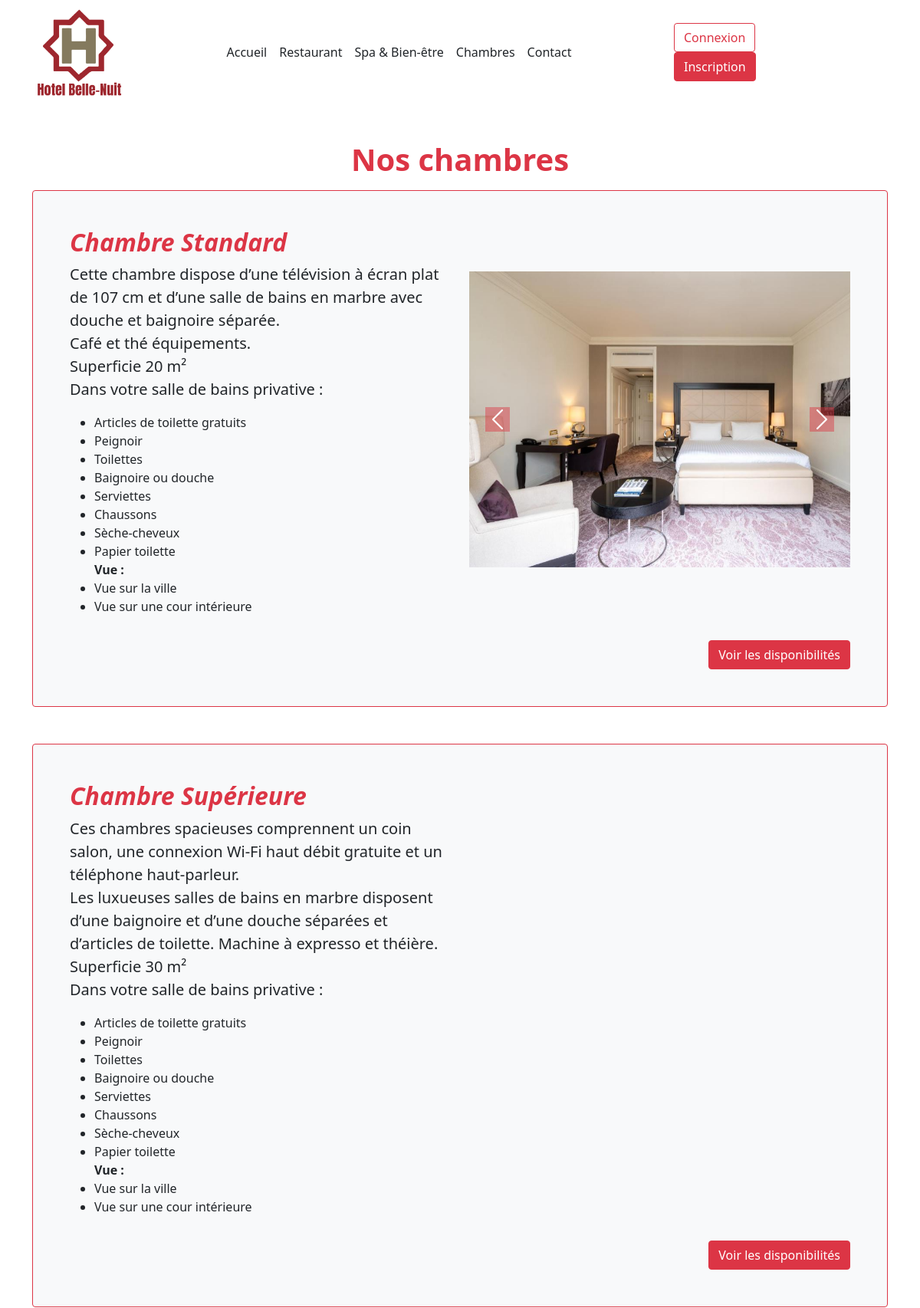
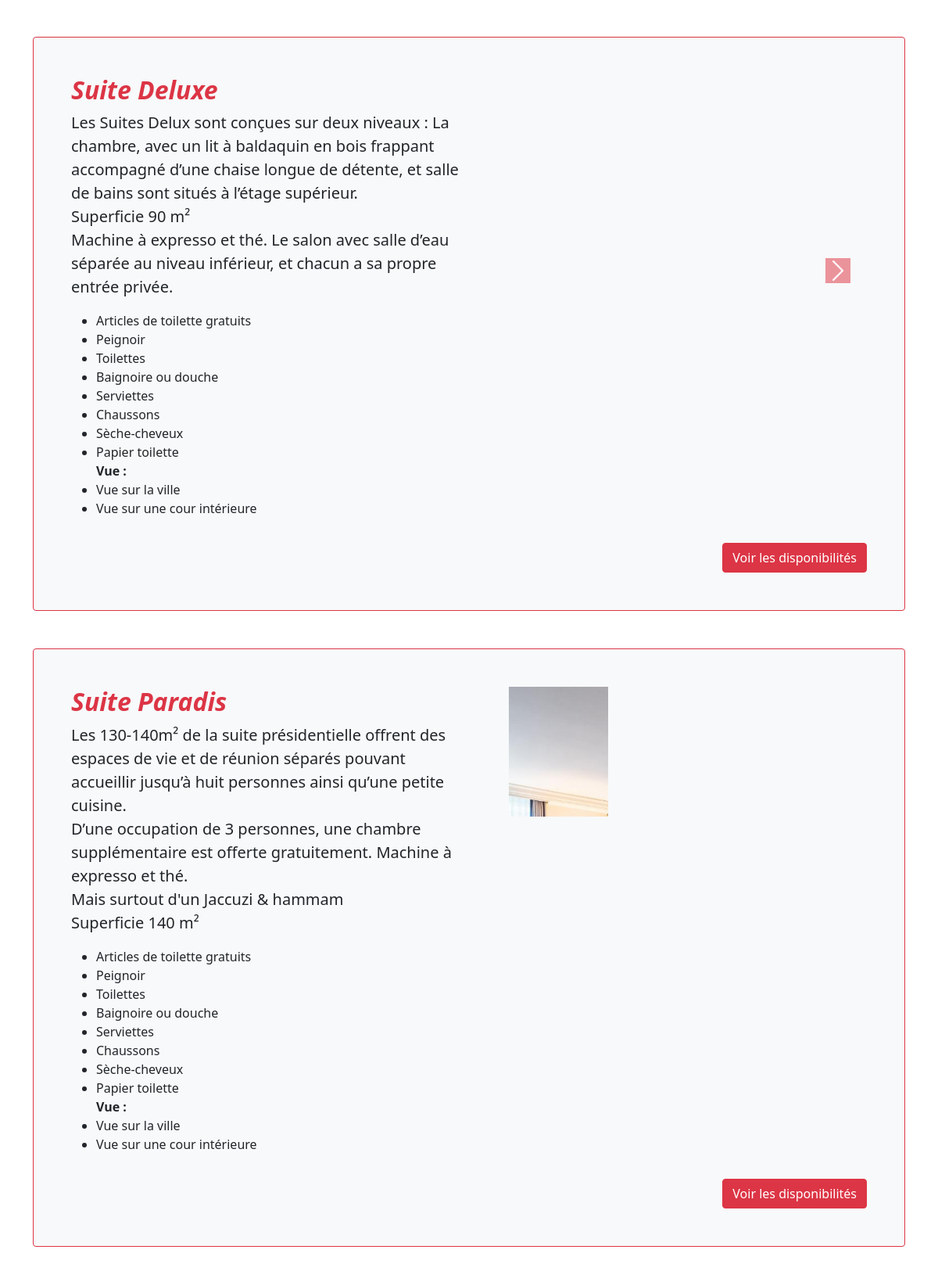
The page /bedrooms (upper part) on the database its author committed (2 pictures, top to bottom).
### tables this page shows
CREATE TABLE `bedroom` (
  `bedroom_id` int(11) NOT NULL,
  `bedroom_name` varchar(30) NOT NULL,
  `bedroom_description` text NOT NULL,
  `bedroom_bed` enum('double','twin','single') NOT NULL,
  `bedroom_priceday` int(11) NOT NULL,
  `id_roomcategory` int(11) NOT NULL
);

CREATE TABLE `picture` (
  `picture_id` int(11) NOT NULL,
  `picture_name` varchar(50) NOT NULL,
  `picture_url` varchar(100) NOT NULL,
  `picture_description` text NOT NULL
);

### controllers/FrontController.php (called while the page is built, shortened)
<?php
require_once("models/FrontManager.model.php");
class FrontController{
    private $frontManager;
    public function __construct(){
        $this->frontManager = new FrontManager();
    }
    private function genererPage($data){
        extract($data);
        require_once($view);
    }
    public function bedrooms(){
        $bedrooms = $this->frontManager->getAllBedrooms();
        $data_page = [
                "page_description" => "Description de nos différentes chambres",
                "page_title" => "Hôtel Belle-Nuit | Nos Chambres",
                "bedrooms" => $bedrooms,
                "view" => "views/main/front/bedrooms.view.php",
                "template" => "views/main/common/__template_front.php"
        ];
        $this->genererPage($data_page);
    }
}

### models/Model.class.php (called while the page is built, shortened)
<?php
abstract class Model{
    private static $pdo;
    private static function setBdd(){
        self::$pdo = new PDO("mysql:host=localhost;dbname=hotel;charset=utf8", "root", "");
        self::$pdo->setAttribute(PDO::ATTR_ERRMODE, PDO::ERRMODE_WARNING);
    }
    protected function getBdd(){
        return self::$pdo;
    }
}

### models/FrontManager.model.php (called while the page is built, shortened)
<?php
require_once("Model.class.php");
class FrontManager extends Model
{
    public function getAllBedrooms()
    {
        $stmt = $this->getBdd()->prepare('
        SELECT bedroom_id,bedroom_name,bedroom_description,bedroom_bed,bedroom_priceday, category_bedroom.roomcategory_name FROM bedroom
        INNER JOIN category_bedroom ON  bedroom.id_roomcategory = category_bedroom.roomcategory_id');
        $stmt->execute();
        $bedrooms = $stmt->fetchAll(PDO::FETCH_ASSOC);
        return $bedrooms;
    }
    public function getImagesBedroom($idBedroom)
    {
        $stmt = $this->getBdd()->prepare('
        SELECT p.picture_id,picture_name,picture_url,picture_description
        FROM picture p
        INNER JOIN gallery g on p.picture_id = g.id_picture
        INNER JOIN bedroom b on b.bedroom_id = g.id_bedroom
        WHERE b.bedroom_id = :idBedroom;');
        $stmt->bindValue(':idBedroom', $idBedroom);
        $stmt->execute();
        $images = $stmt->fetchAll(PDO::FETCH_ASSOC);
        return $images;
    }
}

### views/main/front/bedrooms.view.php (the view, shortened to what this page needs)
<h1 class='text-center my-3 text-danger fw-bolder mt-5'>Nos chambres</h1>
<?php foreach ($bedrooms as $bedroom) : ?>
    <?php $carousel = 'carousel'.$bedroom['bedroom_id']?>
    <main class="container bg-light p-5 border border-danger rounded mb-5">
        <div class="row">
            <div class="col-6">
                <h2 class="text-danger fst-italic fw-bolder "><?= $bedroom['bedroom_name'] ?></h2>
                <p class="lead"><?= $bedroom['bedroom_description'] ?></p>
            </div>
            <div id="<?= $carousel ?>" class="carousel slide col-6" data-bs-ride="carousel" data-bs-interval="3000">
                <div class="carousel-inner ">
                    <?php
                    $images = $this->frontManager->getImagesBedroom($bedroom['bedroom_id']);
                    if(!empty($images)){
                        foreach ($images as $key => $bedroomImages) {
                            $active = ($key == 0) ? 'active' : '';
                            echo '<div class="carousel-item ' . $active . '">';
                            echo '<img src="' . $bedroomImages["picture_url"] . '" class="d-block carousel-img" alt="">
                        </div>';
                            echo '<button class="carousel-control-prev" type="button" data-bs-target="#'. $carousel . '" data-bs-slide="prev">
                                    <span class="carousel-control-prev-icon svg-fill-red " style="background-color: " aria-hidden="true"></span>
                                    <span class="visually-hidden">Previous</span>
                                  </button>
                                  <button class="carousel-control-next" type="button" data-bs-target="#'. $carousel . '" data-bs-slide="next">
                                    <span class="carousel-control-next-icon svg-fill-red" aria-hidden="true"></span>
                                    <span class="visually-hidden">Next</span>
                                  </button>';
                        }
                    }
                    ?>
                </div>
            </div>
        </div>
        <div class="d-flex justify-content-end">
            <a href="accueilBooking"><button class="mt-3 btn btn-danger align-self-end">Voir les disponibilités</button></a>
        </div>
    </main>
<?php endforeach; ?>

### public/css/main.css (style rules this page uses)
.carousel-img { width: 578px; height: 500px; object-fit: contain; }
.svg-fill-red { background-color: rgba(220, 53, 69, 0.27); }

### rows shown on the page
bedroom: bedroom_name "Chambre Standard", bedroom_description "Cette chambre dispose d’une télévision à écran plat de 107 cm et d’une salle de bains en marbre avec douche et baignoire séparée. Café et thé équipements. Superficie 20 m² Dans votre salle de bains privative : Articles de toilette gratuits Peignoir Toilettes Baignoire ou douche Serviettes Chaussons Sèche-cheveux Papier toilette Vue : Vue sur la ville Vue sur une cour intérieure"
picture: picture_url (picture)
bedroom: bedroom_name "Chambre Supérieure", bedroom_description "Ces chambres spacieuses comprennent un coin salon, une connexion Wi-Fi haut débit gratuite et un téléphone haut-parleur. Les luxueuses salles de bains en marbre disposent d’une baignoire et d’une douche séparées et d’articles de toilette. Machine à expresso et théière. Superficie 30 m² Dans votre salle de bains privative : Articles de toilette gratuits Peignoir Toilettes Baignoire ou douche Serviettes Chaussons Sèche-cheveux Papier toilette Vue : Vue sur la ville Vue sur une cour intérieure"
picture: picture_url (picture)
bedroom: bedroom_name "Suite Deluxe", bedroom_description "Les Suites Delux sont conçues sur deux niveaux : La chambre, avec un lit à baldaquin en bois frappant accompagné d’une chaise longue de détente, et salle de bains sont situés à l’étage supérieur. Superficie 90 m² Machine à expresso et thé. Le salon avec salle d’eau séparée au niveau inférieur, et chacun a sa propre entrée privée. Articles de toilette gratuits Peignoir Toilettes Baignoire ou douche Serviettes Chaussons Sèche-cheveux Papier toilette Vue : Vue sur la ville Vue sur une cour intérieure"
picture: picture_url (picture)
bedroom: bedroom_name "Suite Paradis", bedroom_description "Les 130-140m² de la suite présidentielle offrent des espaces de vie et de réunion séparés pouvant accueillir jusqu’à huit personnes ainsi qu’une petite cuisine. D’une occupation de 3 personnes, une chambre supplémentaire est offerte gratuitement. Machine à expresso et thé. Mais surtout d'un Jaccuzi & hammam Superficie 140 m² Articles de toilette gratuits Peignoir Toilettes Baignoire ou douche Serviettes Chaussons Sèche-cheveux Papier toilette Vue : Vue sur la ville Vue sur une cour intérieure"
picture: picture_url (picture)
